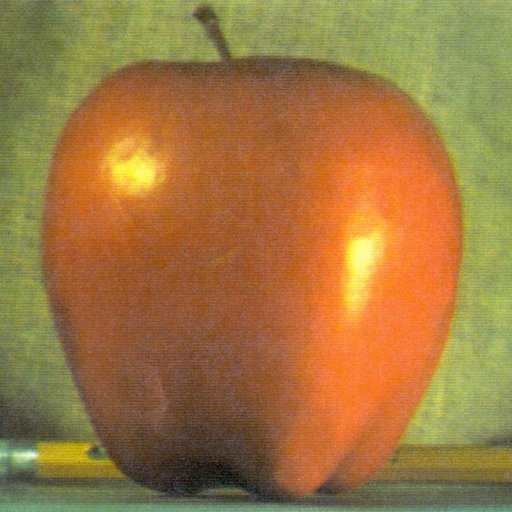
#> input picture Image_processing/major/apple.jpg, 512 x 512 px, found by its file name
$ python fourier_transform.py
#> lines starting #> are read from the running program, lines starting #| are printed output that depends on the picture
import cv2
import numpy as np
from matplotlib import pyplot as plt

# Read an image (in grayscale)
image = cv2.imread("D:/Image_processing/Image_processing/major/apple.jpg", cv2.IMREAD_GRAYSCALE)
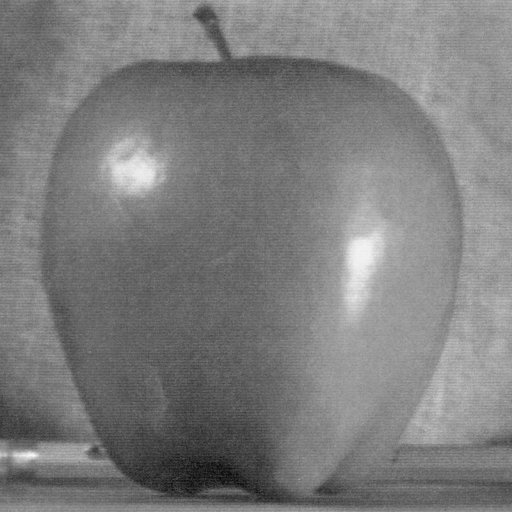
#> image: shape (512, 512); min 7, max 250, mean 125.2

# Compute the 2D Fourier Transform
f_transform = np.fft.fft2(image)
f_transform_shifted = np.fft.fftshift(f_transform)  # Shift the zero frequency component to the center
magnitude_spectrum = 20 * np.log(np.abs(f_transform_shifted))  # Magnitude spectrum in dB
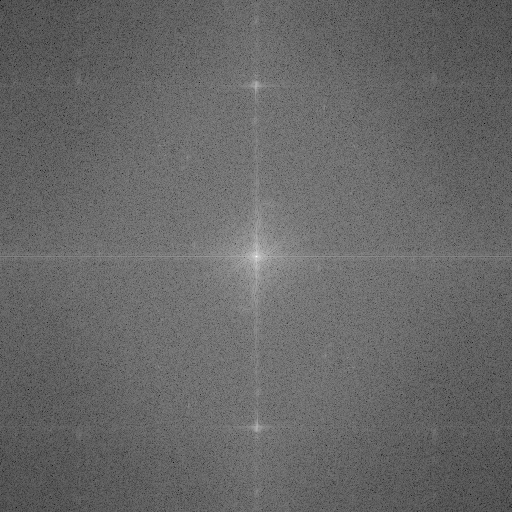
#> magnitude_spectrum: shape (512, 512) float64; min 4.99, max 346.1, mean 143.8; drawn with min black and max white

# Apply inverse Fourier transform to reconstruct the image
f_transform_inv_shifted = np.fft.ifftshift(f_transform_shifted)
image_reconstructed = np.fft.ifft2(f_transform_inv_shifted)
image_reconstructed = np.abs(image_reconstructed)  # Take the absolute value

# Display the original image, magnitude spectrum, and reconstructed image
plt.figure(figsize=(18, 6))

plt.subplot(131), plt.imshow(image, cmap='gray')
plt.title('Input Image'), plt.axis('off')

plt.subplot(132), plt.imshow(magnitude_spectrum, cmap='gray')
plt.title('Magnitude Spectrum'), plt.axis('off')

plt.subplot(133), plt.imshow(image_reconstructed, cmap='gray')
plt.title('Reconstructed Image'), plt.axis('off')

plt.tight_layout()
plt.show()
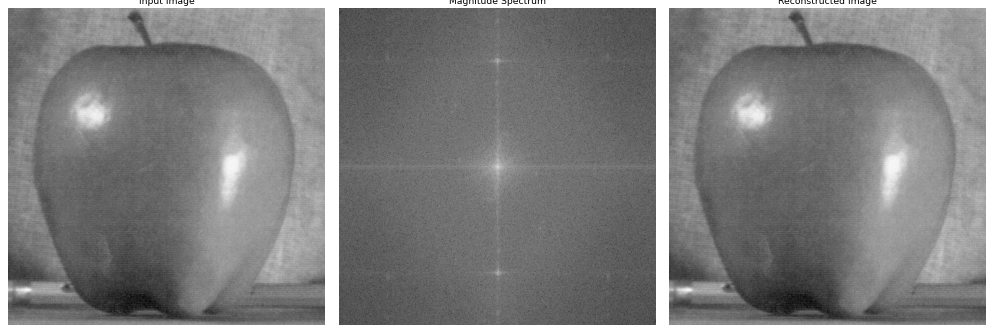
#> figure drawn by matplotlib, 3 panels
